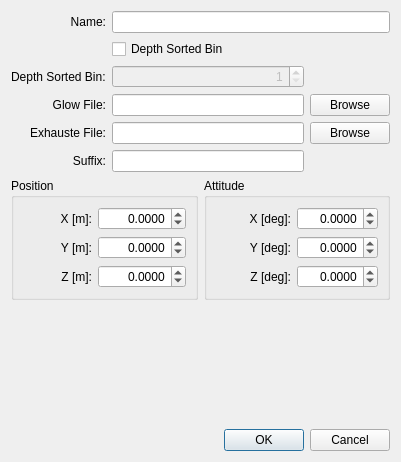
<?xml version="1.0" encoding="UTF-8"?>
<ui version="4.0">
 <class>DialogEditNozzle</class>
 <widget class="QDialog" name="DialogEditNozzle">
  <property name="geometry">
   <rect>
    <x>0</x>
    <y>0</y>
    <width>400</width>
    <height>462</height>
   </rect>
  </property>
  <property name="windowTitle">
   <string>Nozzle Edit</string>
  </property>
  <property name="modal">
   <bool>true</bool>
  </property>
  <layout class="QGridLayout" name="gridLayout_2">
   <item row="0" column="1" colspan="2">
    <widget class="QLineEdit" name="lineEditName"/>
   </item>
   <item row="7" column="0" colspan="3">
    <spacer name="verticalSpacer">
     <property name="orientation">
      <enum>Qt::Vertical</enum>
     </property>
     <property name="sizeHint" stdset="0">
      <size>
       <width>379</width>
       <height>205</height>
      </size>
     </property>
    </spacer>
   </item>
   <item row="3" column="1">
    <widget class="QLineEdit" name="lineEditFileGlow"/>
   </item>
   <item row="0" column="0">
    <widget class="QLabel" name="label">
     <property name="text">
      <string>Name:</string>
     </property>
     <property name="alignment">
      <set>Qt::AlignRight|Qt::AlignTrailing|Qt::AlignVCenter</set>
     </property>
     <property name="buddy">
      <cstring>lineEditName</cstring>
     </property>
    </widget>
   </item>
   <item row="1" column="1">
    <widget class="QCheckBox" name="checkBoxDepthSortedBin">
     <property name="text">
      <string>Depth Sorted Bin</string>
     </property>
    </widget>
   </item>
   <item row="2" column="0">
    <widget class="QLabel" name="label_13">
     <property name="text">
      <string>Depth Sorted Bin:</string>
     </property>
    </widget>
   </item>
   <item row="8" column="0" colspan="3">
    <widget class="QDialogButtonBox" name="buttonBox">
     <property name="orientation">
      <enum>Qt::Horizontal</enum>
     </property>
     <property name="standardButtons">
      <set>QDialogButtonBox::Cancel|QDialogButtonBox::Ok</set>
     </property>
    </widget>
   </item>
   <item row="4" column="2">
    <widget class="QPushButton" name="pushButtonBrowseExhaust">
     <property name="text">
      <string>Browse</string>
     </property>
    </widget>
   </item>
   <item row="6" column="0" colspan="3">
    <layout class="QGridLayout" name="gridLayout">
     <item row="0" column="0">
      <widget class="QGroupBox" name="groupBox">
       <property name="minimumSize">
        <size>
         <width>0</width>
         <height>0</height>
        </size>
       </property>
       <property name="title">
        <string>Position</string>
       </property>
       <layout class="QGridLayout" name="gridLayout_3">
        <item row="0" column="0">
         <widget class="QLabel" name="label_2">
          <property name="text">
           <string>X [m]:</string>
          </property>
          <property name="alignment">
           <set>Qt::AlignRight|Qt::AlignTrailing|Qt::AlignVCenter</set>
          </property>
          <property name="buddy">
           <cstring>spinBoxPositionX</cstring>
          </property>
         </widget>
        </item>
        <item row="0" column="1">
         <widget class="QDoubleSpinBox" name="spinBoxPositionX">
          <property name="alignment">
           <set>Qt::AlignRight|Qt::AlignTrailing|Qt::AlignVCenter</set>
          </property>
          <property name="decimals">
           <number>4</number>
          </property>
          <property name="minimum">
           <double>-9999.998999999999796</double>
          </property>
          <property name="maximum">
           <double>9999.998999999999796</double>
          </property>
         </widget>
        </item>
        <item row="1" column="0">
         <widget class="QLabel" name="label_3">
          <property name="text">
           <string>Y [m]:</string>
          </property>
          <property name="alignment">
           <set>Qt::AlignRight|Qt::AlignTrailing|Qt::AlignVCenter</set>
          </property>
          <property name="buddy">
           <cstring>spinBoxPositionY</cstring>
          </property>
         </widget>
        </item>
        <item row="1" column="1">
         <widget class="QDoubleSpinBox" name="spinBoxPositionY">
          <property name="alignment">
           <set>Qt::AlignRight|Qt::AlignTrailing|Qt::AlignVCenter</set>
          </property>
          <property name="decimals">
           <number>4</number>
          </property>
          <property name="minimum">
           <double>-9999.998999999999796</double>
          </property>
          <property name="maximum">
           <double>9999.998999999999796</double>
          </property>
         </widget>
        </item>
        <item row="2" column="0">
         <widget class="QLabel" name="label_4">
          <property name="text">
           <string>Z [m]:</string>
          </property>
          <property name="alignment">
           <set>Qt::AlignRight|Qt::AlignTrailing|Qt::AlignVCenter</set>
          </property>
          <property name="buddy">
           <cstring>spinBoxPositionZ</cstring>
          </property>
         </widget>
        </item>
        <item row="2" column="1">
         <widget class="QDoubleSpinBox" name="spinBoxPositionZ">
          <property name="alignment">
           <set>Qt::AlignRight|Qt::AlignTrailing|Qt::AlignVCenter</set>
          </property>
          <property name="decimals">
           <number>4</number>
          </property>
          <property name="minimum">
           <double>-9999.998999999999796</double>
          </property>
          <property name="maximum">
           <double>9999.998999999999796</double>
          </property>
         </widget>
        </item>
       </layout>
      </widget>
     </item>
     <item row="0" column="1">
      <widget class="QGroupBox" name="groupBox_2">
       <property name="minimumSize">
        <size>
         <width>0</width>
         <height>0</height>
        </size>
       </property>
       <property name="title">
        <string>Attitude</string>
       </property>
       <layout class="QGridLayout" name="gridLayout_4">
        <item row="0" column="0">
         <widget class="QLabel" name="label_6">
          <property name="text">
           <string>X [deg]:</string>
          </property>
          <property name="alignment">
           <set>Qt::AlignRight|Qt::AlignTrailing|Qt::AlignVCenter</set>
          </property>
          <property name="buddy">
           <cstring>spinBoxAttitudeX</cstring>
          </property>
         </widget>
        </item>
        <item row="0" column="1">
         <widget class="QDoubleSpinBox" name="spinBoxAttitudeX">
          <property name="alignment">
           <set>Qt::AlignRight|Qt::AlignTrailing|Qt::AlignVCenter</set>
          </property>
          <property name="decimals">
           <number>4</number>
          </property>
          <property name="minimum">
           <double>-180.000000000000000</double>
          </property>
          <property name="maximum">
           <double>180.000000000000000</double>
          </property>
         </widget>
        </item>
        <item row="1" column="0">
         <widget class="QLabel" name="label_7">
          <property name="text">
           <string>Y [deg]:</string>
          </property>
          <property name="alignment">
           <set>Qt::AlignRight|Qt::AlignTrailing|Qt::AlignVCenter</set>
          </property>
          <property name="buddy">
           <cstring>spinBoxAttitudeY</cstring>
          </property>
         </widget>
        </item>
        <item row="1" column="1">
         <widget class="QDoubleSpinBox" name="spinBoxAttitudeY">
          <property name="alignment">
           <set>Qt::AlignRight|Qt::AlignTrailing|Qt::AlignVCenter</set>
          </property>
          <property name="decimals">
           <number>4</number>
          </property>
          <property name="minimum">
           <double>-90.000000000000000</double>
          </property>
          <property name="maximum">
           <double>90.000000000000000</double>
          </property>
         </widget>
        </item>
        <item row="2" column="0">
         <widget class="QLabel" name="label_5">
          <property name="text">
           <string>Z [deg]:</string>
          </property>
          <property name="alignment">
           <set>Qt::AlignRight|Qt::AlignTrailing|Qt::AlignVCenter</set>
          </property>
          <property name="buddy">
           <cstring>spinBoxAttitudeZ</cstring>
          </property>
         </widget>
        </item>
        <item row="2" column="1">
         <widget class="QDoubleSpinBox" name="spinBoxAttitudeZ">
          <property name="alignment">
           <set>Qt::AlignRight|Qt::AlignTrailing|Qt::AlignVCenter</set>
          </property>
          <property name="decimals">
           <number>4</number>
          </property>
          <property name="minimum">
           <double>-360.000000000000000</double>
          </property>
          <property name="maximum">
           <double>360.000000000000000</double>
          </property>
         </widget>
        </item>
       </layout>
      </widget>
     </item>
    </layout>
   </item>
   <item row="2" column="1">
    <widget class="QSpinBox" name="spinBoxDepthSortedBin">
     <property name="enabled">
      <bool>false</bool>
     </property>
     <property name="alignment">
      <set>Qt::AlignRight|Qt::AlignTrailing|Qt::AlignVCenter</set>
     </property>
     <property name="minimum">
      <number>1</number>
     </property>
     <property name="maximum">
      <number>9</number>
     </property>
     <property name="value">
      <number>1</number>
     </property>
    </widget>
   </item>
   <item row="3" column="2">
    <widget class="QPushButton" name="pushButtonBrowseGlow">
     <property name="text">
      <string>Browse</string>
     </property>
    </widget>
   </item>
   <item row="4" column="0">
    <widget class="QLabel" name="label_9">
     <property name="text">
      <string>Exhauste File:</string>
     </property>
     <property name="alignment">
      <set>Qt::AlignRight|Qt::AlignTrailing|Qt::AlignVCenter</set>
     </property>
     <property name="buddy">
      <cstring>lineEditFileExhaust</cstring>
     </property>
    </widget>
   </item>
   <item row="4" column="1">
    <widget class="QLineEdit" name="lineEditFileExhaust"/>
   </item>
   <item row="3" column="0">
    <widget class="QLabel" name="label_8">
     <property name="text">
      <string>Glow File:</string>
     </property>
     <property name="alignment">
      <set>Qt::AlignRight|Qt::AlignTrailing|Qt::AlignVCenter</set>
     </property>
     <property name="buddy">
      <cstring>lineEditFileGlow</cstring>
     </property>
    </widget>
   </item>
   <item row="5" column="0">
    <widget class="QLabel" name="label_10">
     <property name="text">
      <string>Suffix:</string>
     </property>
     <property name="alignment">
      <set>Qt::AlignRight|Qt::AlignTrailing|Qt::AlignVCenter</set>
     </property>
    </widget>
   </item>
   <item row="5" column="1">
    <widget class="QLineEdit" name="lineEditSuffix"/>
   </item>
  </layout>
 </widget>
 <tabstops>
  <tabstop>lineEditName</tabstop>
  <tabstop>lineEditFileGlow</tabstop>
  <tabstop>pushButtonBrowseGlow</tabstop>
  <tabstop>lineEditFileExhaust</tabstop>
  <tabstop>pushButtonBrowseExhaust</tabstop>
  <tabstop>spinBoxPositionX</tabstop>
  <tabstop>spinBoxPositionY</tabstop>
  <tabstop>spinBoxPositionZ</tabstop>
  <tabstop>spinBoxAttitudeX</tabstop>
  <tabstop>spinBoxAttitudeY</tabstop>
  <tabstop>spinBoxAttitudeZ</tabstop>
  <tabstop>buttonBox</tabstop>
 </tabstops>
 <resources/>
 <connections>
  <connection>
   <sender>buttonBox</sender>
   <signal>accepted()</signal>
   <receiver>DialogEditNozzle</receiver>
   <slot>accept()</slot>
   <hints>
    <hint type="sourcelabel">
     <x>248</x>
     <y>254</y>
    </hint>
    <hint type="destinationlabel">
     <x>157</x>
     <y>274</y>
    </hint>
   </hints>
  </connection>
  <connection>
   <sender>buttonBox</sender>
   <signal>rejected()</signal>
   <receiver>DialogEditNozzle</receiver>
   <slot>reject()</slot>
   <hints>
    <hint type="sourcelabel">
     <x>316</x>
     <y>260</y>
    </hint>
    <hint type="destinationlabel">
     <x>286</x>
     <y>274</y>
    </hint>
   </hints>
  </connection>
 </connections>
</ui>
